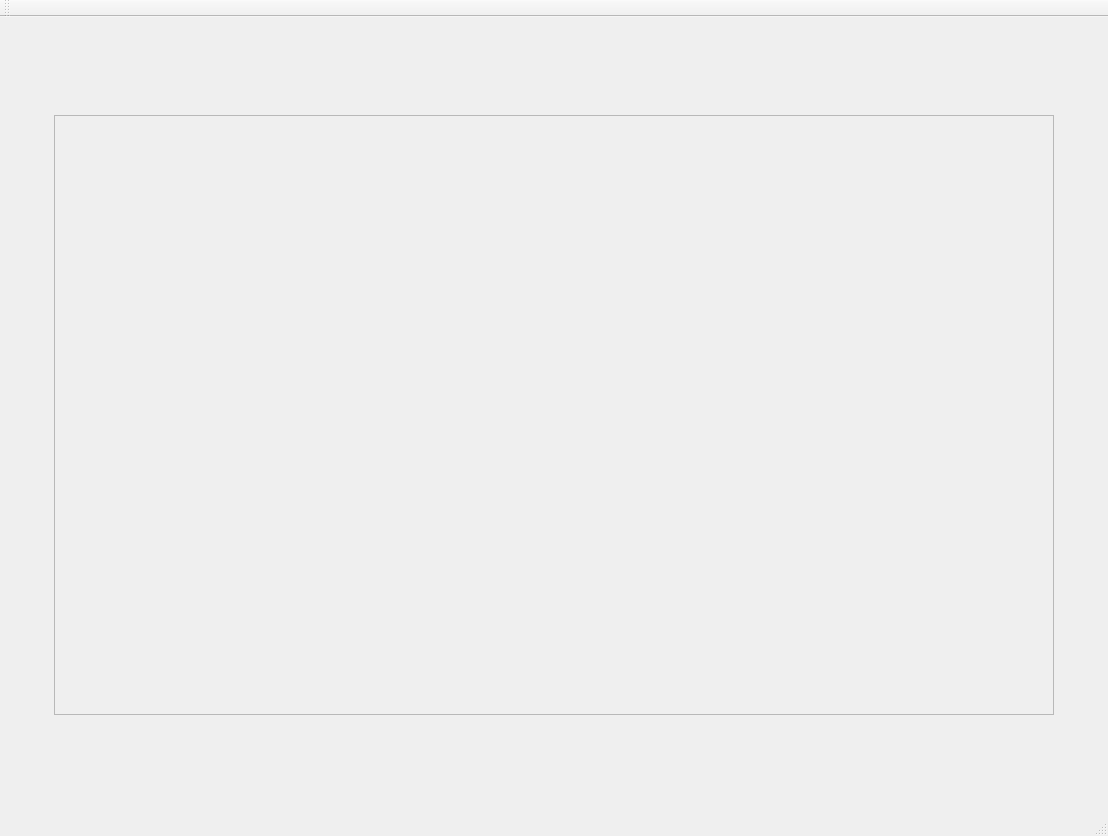
<?xml version="1.0" encoding="UTF-8"?>
<ui version="4.0">
 <class>QtCocos2dAppClass</class>
 <widget class="QMainWindow" name="QtCocos2dAppClass">
  <property name="geometry">
   <rect>
    <x>0</x>
    <y>0</y>
    <width>1108</width>
    <height>836</height>
   </rect>
  </property>
  <property name="windowTitle">
   <string>QtCocos2dApp</string>
  </property>
  <widget class="QWidget" name="centralWidget">
   <property name="sizePolicy">
    <sizepolicy hsizetype="Minimum" vsizetype="Minimum">
     <horstretch>0</horstretch>
     <verstretch>0</verstretch>
    </sizepolicy>
   </property>
   <layout class="QGridLayout" name="gridLayout">
    <item row="0" column="0">
     <widget class="QFrame" name="GLViewFrame">
      <property name="sizePolicy">
       <sizepolicy hsizetype="Fixed" vsizetype="Fixed">
        <horstretch>0</horstretch>
        <verstretch>0</verstretch>
       </sizepolicy>
      </property>
      <property name="minimumSize">
       <size>
        <width>1000</width>
        <height>600</height>
       </size>
      </property>
      <property name="maximumSize">
       <size>
        <width>1000</width>
        <height>600</height>
       </size>
      </property>
      <property name="frameShape">
       <enum>QFrame::StyledPanel</enum>
      </property>
      <property name="frameShadow">
       <enum>QFrame::Plain</enum>
      </property>
      <property name="lineWidth">
       <number>0</number>
      </property>
      <layout class="QGridLayout" name="Layout_GLViewFrame">
       <property name="leftMargin">
        <number>0</number>
       </property>
       <property name="topMargin">
        <number>0</number>
       </property>
       <property name="rightMargin">
        <number>0</number>
       </property>
       <property name="bottomMargin">
        <number>0</number>
       </property>
       <property name="spacing">
        <number>0</number>
       </property>
      </layout>
     </widget>
    </item>
   </layout>
  </widget>
  <widget class="QMenuBar" name="menuBar">
   <property name="geometry">
    <rect>
     <x>0</x>
     <y>0</y>
     <width>1108</width>
     <height>23</height>
    </rect>
   </property>
  </widget>
  <widget class="QToolBar" name="mainToolBar">
   <attribute name="toolBarArea">
    <enum>TopToolBarArea</enum>
   </attribute>
   <attribute name="toolBarBreak">
    <bool>false</bool>
   </attribute>
  </widget>
  <widget class="QStatusBar" name="statusBar"/>
 </widget>
 <layoutdefault spacing="6" margin="11"/>
 <resources>
  <include location="qtcocos2dapp.qrc"/>
 </resources>
 <connections/>
</ui>
